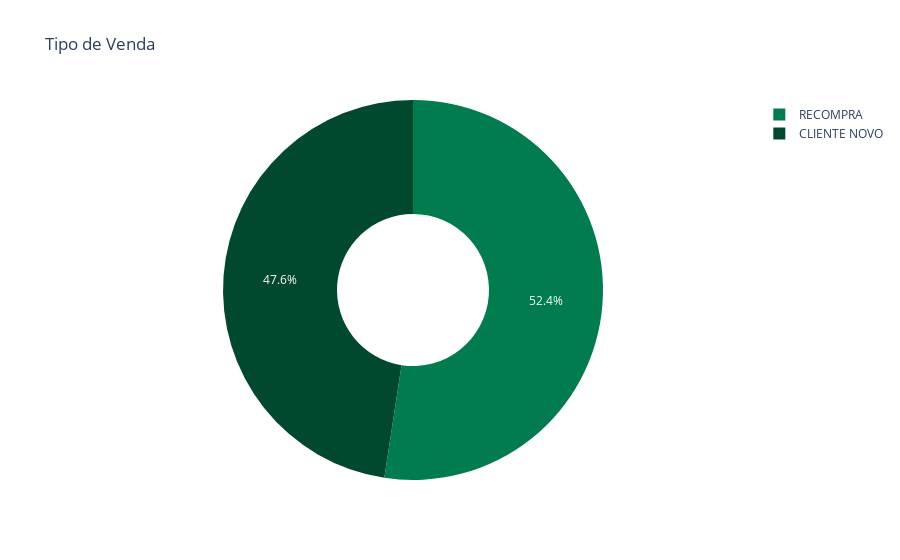

Notebook code for this chart:
### Code cell
fig = px.pie(df[df['Vendedor'].isin(tipos)], values='Total', names='Vendedor', title='Tipo de Venda', 
             hole=.4, color='Vendedor', color_discrete_map=cores_vendedor )
fig.show()

### Figure 1 — Plotly figure (JSON) as saved in the notebook; plotly's stock layout.template omitted (floating-point values rounded to 4 significant figures; data arrays with more than 128 entries replaced by an {"elided": "..."} marker saying what was removed)
{"data": [{"customdata": {"elided": "1719x1 str values"}, "domain": {"x": [0, 1], "y": [0, 1]}, "hole": 0.4, "hovertemplate": "Vendedor=%{customdata[0]}<br>Total=%{value}<extra></extra>", "labels": {"elided": "1719 str values"}, "legendgroup": "", "marker": {"colors": {"elided": "1719 str values"}}, "name": "", "showlegend": true, "type": "pie", "values": {"elided": "1719 float values"}}], "layout": {"autosize": true, "legend": {"tracegroupgap": 0}, "title": {"text": "Tipo de Venda"}}}
